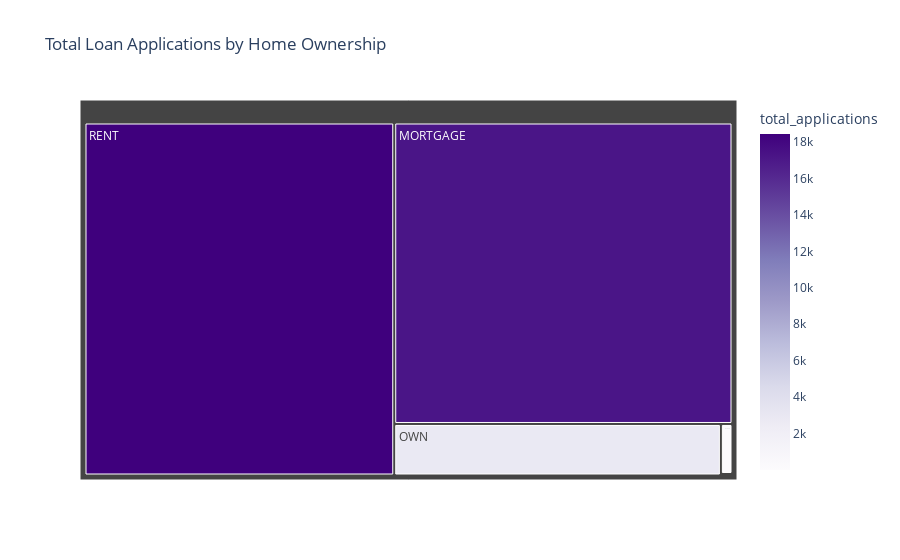

Source (notebook cell):
### Markdown cell above
### Home Ownership Analysis by Total Loan Applications(Tree / Heat Map)

### Code cell
home_funding = df.groupby('home_ownership')['id'].count().reset_index()
home_funding.columns = ['home_ownership', 'total_applications']

fig = px.treemap(
    home_funding,
    path = ['home_ownership'],
    values = 'total_applications',
    color = 'total_applications',
    color_continuous_scale = 'Purples',
    title = 'Total Loan Applications by Home Ownership'
)

fig.show()

### Figure 1 — Plotly figure (JSON) as saved in the notebook; plotly's stock layout.template omitted (floating-point values rounded to 4 significant figures)
{"data": [{"branchvalues": "total", "customdata": [[17198], [3], [98], [2838], [18439]], "domain": {"x": [0, 1], "y": [0, 1]}, "hovertemplate": "labels=%{label}<br>total_applications_sum=%{value}<br>parent=%{parent}<br>id=%{id}<br>total_applications=%{color}<extra></extra>", "ids": ["MORTGAGE", "NONE", "OTHER", "OWN", "RENT"], "labels": ["MORTGAGE", "NONE", "OTHER", "OWN", "RENT"], "marker": {"coloraxis": "coloraxis", "colors": [17198, 3, 98, 2838, 18439]}, "name": "", "parents": ["", "", "", "", ""], "type": "treemap", "values": [17198, 3, 98, 2838, 18439]}], "layout": {"coloraxis": {"colorbar": {"title": {"text": "total_applications"}}, "colorscale": [[0, "rgb(252,251,253)"], [0.125, "rgb(239,237,245)"], [0.25, "rgb(218,218,235)"], [0.375, "rgb(188,189,220)"], [0.5, "rgb(158,154,200)"], [0.625, "rgb(128,125,186)"], [0.75, "rgb(106,81,163)"], [0.875, "rgb(84,39,143)"], [1, "rgb(63,0,125)"]]}, "legend": {"tracegroupgap": 0}, "title": {"text": "Total Loan Applications by Home Ownership"}}}
